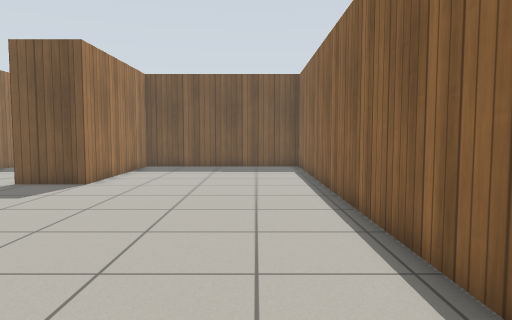
[1] (above)

16 first-person views from a walk through a world built for the Gazebo simulator. The camera is 0.88 m above the floor, tilts 4° down and sees 70° across. The floor is counted in squares, 0.5 m on a side. Each view is taken from the middle of a square. On the plan, view 1 faces up. The plan holds only what a view shows up to about 17 squares ahead; the rest is blank. Gazebo's built-in surfaces are drawn with simple patterns.

[2]
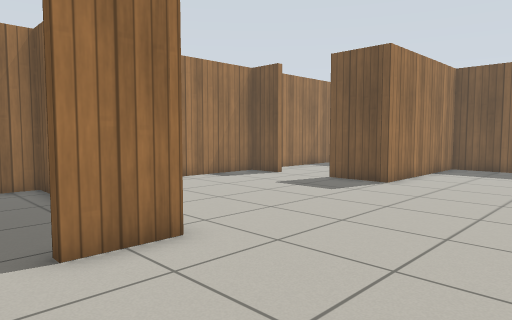

[3]
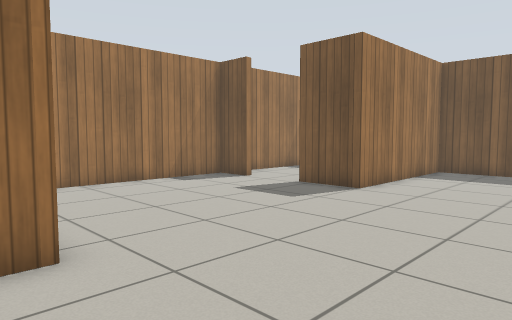

[4]
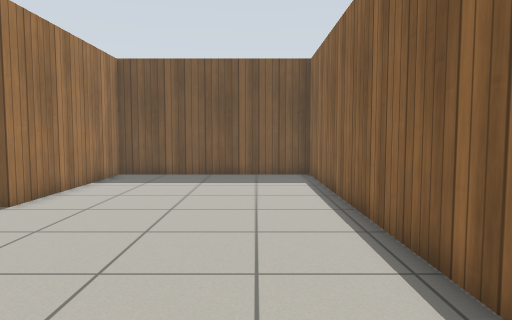

[5]
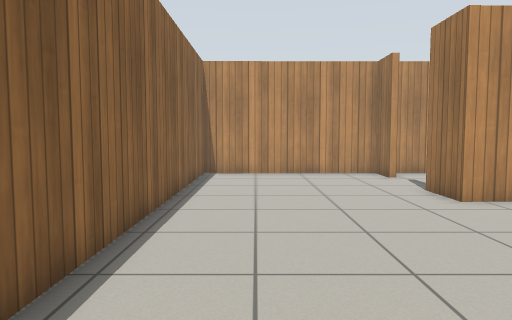

[6]
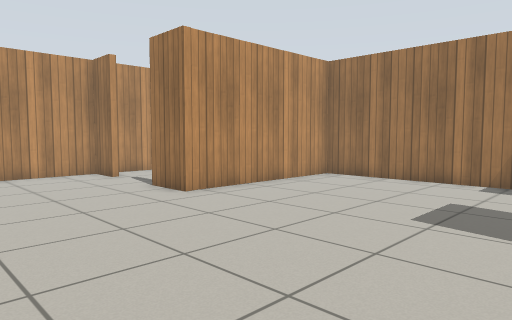

[7]
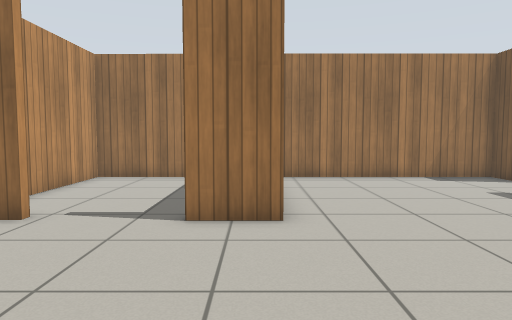

[8]
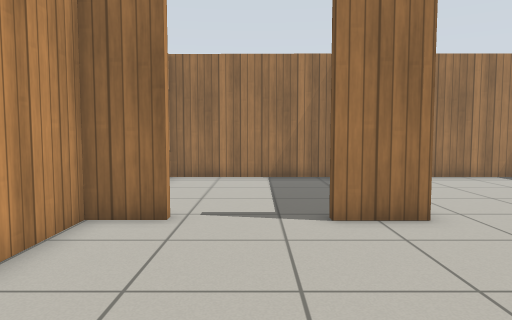

[9]
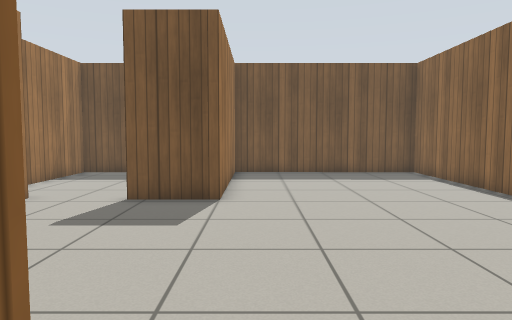

[10]
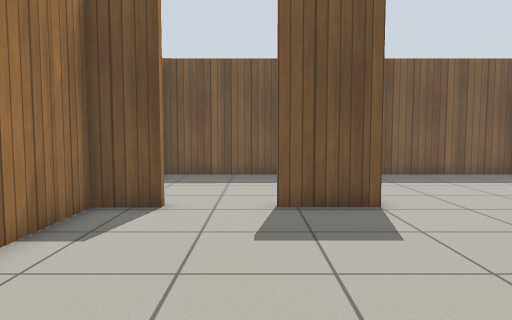

[11]
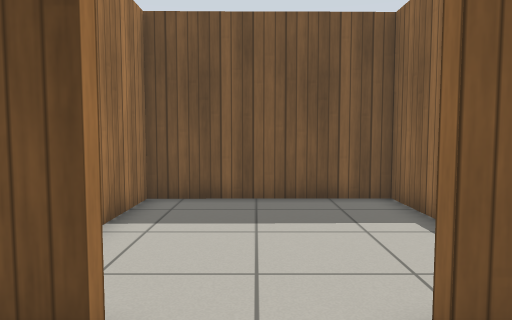

[12]
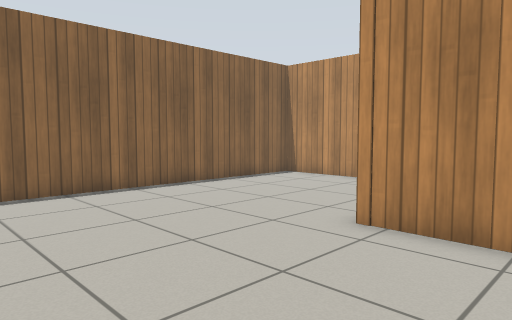

[13]
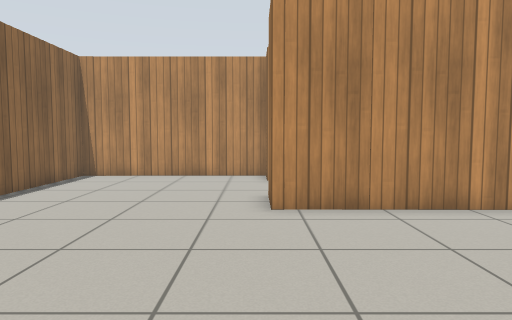

[14]
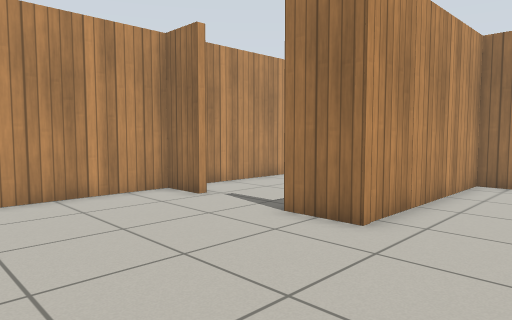

[15]
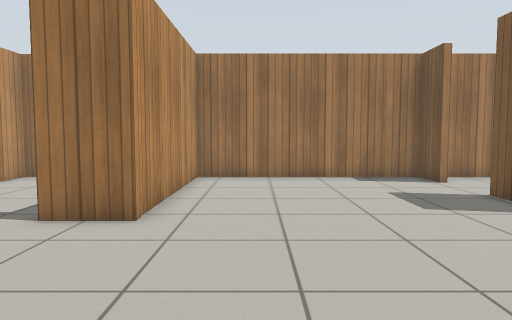

[16]
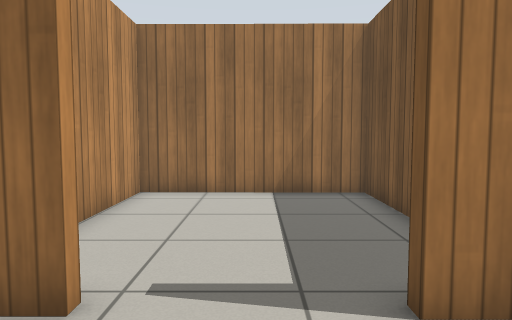

### Floor plan
Points are (right, up) in squares from view 1. A wall is a line through its corners. A room is listed if a view was taken in it or the views show most of it. See-through windows are left out.
Room 1 (views 1, 2, 3, 4, 5, 6, 7, 8, 9, 10, 11, 12, 13, 14, 15, 16)
walls: (-11.3, 12.8) (-13, 12.8) (-13, 3.6) (-5.4, 3.5) (-5.4, 1.6); (-5.4, -1.8) (-5.4, -3.5) (2.4, -3.5) (2.4, 19.9) (-6, 20) (-6, 12.8) (-8.5, 12.8)
ways out: opening at (-6, 0) to room 2; opening at (-10, 13) to room 3
Room 2 (no view inside)
walls: (-9.5, 3.3) (-13, 3.3) (-13, -3.5) (-6.4, -3.5); (-5.4, 1.6) (-5.7, 1.6)
ways out: opening at (-6, 0) to room 1
Room 3 (no view inside)
walls: (-11.3, 13.1) (-11.3, 12.8); (-6.3, 17.4) (-6.3, 20) (-13, 20) (-13, 13.9)
ways out: opening at (-10, 13) to room 1

Positions as (right, up) in squares from view 1, and headings:
1: (0, 0), facing up
2: (0, 0), facing up-left
3: (0, 2), facing up-left
4: (0, 4), facing up
5: (0, 13), facing down
6: (1, 13), facing down-left
7: (2, 3), facing left
8: (2, 0), facing left
9: (-5, 3), facing up
10: (-9, 4), facing up
11: (-10, 10), facing up
12: (-9, 10), facing down-right
13: (-5, 12), facing down
14: (1, 7), facing down-left
15: (2, 6), facing left
16: (-2, 0), facing left
